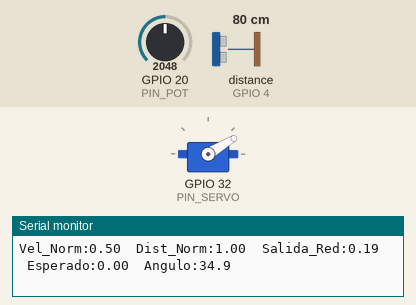
The sketch below on a simulated ESP32. Parts: servo, the last lines printed to the serial monitor. Wiring (inferred from the names in the program): ultrasonic range finder: trigger GPIO 5; echo GPIO 4. Inputs (shaded band) come from the test bench; at power-on: distance to the obstacle (sensor on GPIO 4) 80 cm, GPIO 20 (PIN_POT) = 2048 (analog values on the 0–4095 scale). The echo pulse lasts 58.3 µs per cm; servo pulses on a pin are drawn as a servo (544–2400 µs = 0–180°).

Above: at 1.2 s.
1.3 s: distance to the obstacle (sensor on GPIO 4) set to 2 cm
At 3.2 s:
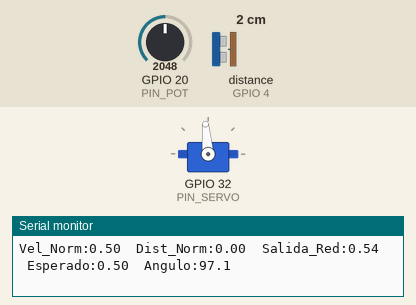
4.3 s: GPIO 20 (PIN_POT) set to 2866
At 5.5 s:
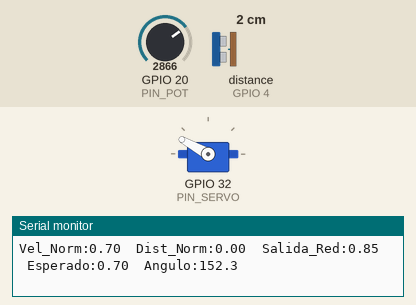
7.3 s: GPIO 20 (PIN_POT) set to 3603
At 9.0 s:
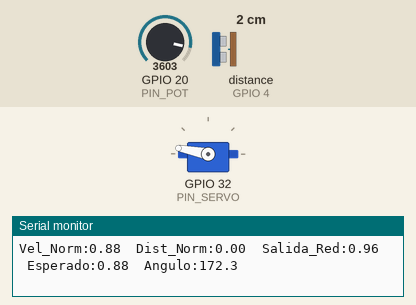
10.3 s: GPIO 20 (PIN_POT) set to 491
At 12.6 s:
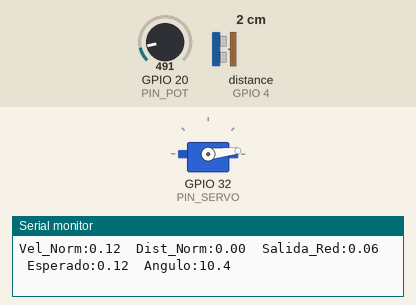
13.3 s: distance to the obstacle (sensor on GPIO 4) set to 18 cm
At 13.64 s:
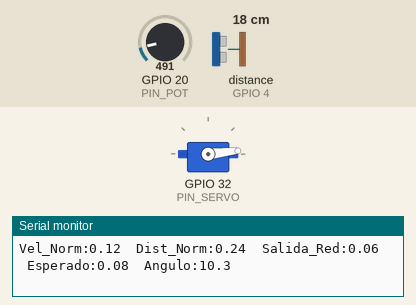
15.8 s: distance to the obstacle (sensor on GPIO 4) set to 35 cm
At 16.24 s:
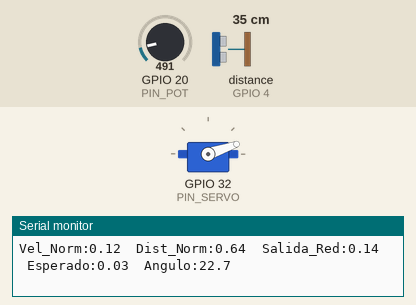
Timing chart, 0 to 18.8 s (numbered marks = the images above; inputs shaded):
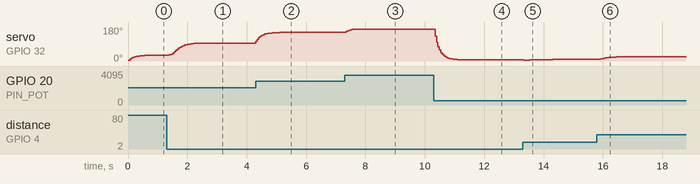

Measured:
- after the input at 1.3 s, servo on GPIO 32 (PIN_SERVO): moves from 31° to 95° over 1.2 s, starting after 0.06 s
- after the input at 4.3 s, servo on GPIO 32 (PIN_SERVO): moves from 95° to 151° over 0.80 s, starting at once
- after the input at 7.3 s, servo on GPIO 32 (PIN_SERVO): 151° → 169° after 0.05 s
- after the input at 10.3 s, servo on GPIO 32 (PIN_SERVO): moves from 169° to 6° over 0.90 s, starting at once
- after the input at 13.3 s, servo on GPIO 32 (PIN_SERVO): 6° → 5° at once, → 6° 0.20 s later, → 7° 0.20 s later, → 8° 0.56 s later
- after the input at 15.8 s, servo on GPIO 32 (PIN_SERVO): moves from 8° to 23° over 0.72 s, starting after 0.08 s

The sketch:

frenado_esp32.ino.ino
```cpp
#include <Arduino.h>
#include <math.h>

// Definicion de pines de hardware
const int PIN_POT   = 20;  // Entrada ADC: Potenciometro de 50 kOhm
const int PIN_TRIG  = 5;   // Salida digital: Trigger HC-SR04
const int PIN_ECHO  = 4;   // Entrada digital: Echo HC-SR04
const int PIN_SERVO = 32;  // Salida PWM: Servomotor MG90S

// Parametros de configuracion PWM (50 Hz, 12 bits)
const int PWM_FREQ = 50;
const int PWM_RES  = 12;

// Variables de estado para filtrado exponencial
float dist_filtrada_cm  = 50.0f;
float angulo_actual     = 0.0f;
int   lecturas_perdidas = 0;

// Matrices de pesos y vectores de sesgo
const float W1[2][4] = {
  {  1.4285, -0.8512,  1.1940,  0.9124 },
  { -1.6520, -1.1045, -1.3890, -0.9540 }
};
const float b1[4] = { -0.1240, 0.9850, -0.0520, 0.1120 };

const float W2[4][1] = {
  {  1.8920 },
  { -2.1450 },
  {  1.7640 },
  {  1.2310 }
};
const float b2[1] = { -1.4210 };

// Funciones de activacion
float relu(float x) {
  return (x > 0.0f) ? x : 0.0f;
}

float sigmoid(float x) {
  if (x < -15.0f) return 0.0f;
  if (x >  15.0f) return 1.0f;
  return 1.0f / (1.0f + expf(-x));
}

// Propagacion hacia adelante
float predecirRedNeuronal(float x1_vel, float x2_dist) {
  float ocultas[4];
  for (int j = 0; j < 4; j++) {
    float suma = (x1_vel * W1[0][j]) + (x2_dist * W1[1][j]) + b1[j];
    ocultas[j] = relu(suma);
  }

  float suma_salida = b2[0];
  for (int j = 0; j < 4; j++) {
    suma_salida += ocultas[j] * W2[j][0];
  }

  return sigmoid(suma_salida);
}

// Lectura y normalizacion del potenciometro (0.0 a 1.0)
float leerPotenciometroNorm() {
  long suma = 0;
  for (int i = 0; i < 8; i++) {
    suma += analogRead(PIN_POT);
    delay(1);
  }
  float promedio = suma / 8.0f;
  float norm = promedio / 4095.0f;
  return constrain(norm, 0.0f, 1.0f);
}

// Medicion y filtrado de distancia con sensor HC-SR04 (5 cm a 50 cm)
float leerDistanciaEstableCm() {
  digitalWrite(PIN_TRIG, LOW);
  delayMicroseconds(2);
  digitalWrite(PIN_TRIG, HIGH);
  delayMicroseconds(10);
  digitalWrite(PIN_TRIG, LOW);

  long duracion = pulseIn(PIN_ECHO, HIGH, 25000);
  float nueva_dist;

  if (duracion == 0) {
    lecturas_perdidas++;
    if (lecturas_perdidas > 8) {
      nueva_dist = 50.0f;
    } else {
      nueva_dist = dist_filtrada_cm;
    }
  } else {
    float cm = (duracion * 0.0343f) / 2.0f;
    if (cm < 2.0f) {
      nueva_dist = dist_filtrada_cm;
    } else {
      lecturas_perdidas = 0;
      nueva_dist = constrain(cm, 5.0f, 50.0f);
    }
  }

  // Filtro de media movil exponencial (EMA)
  dist_filtrada_cm = (0.70f * dist_filtrada_cm) + (0.30f * nueva_dist);
  return dist_filtrada_cm;
}

// Control de posicion del servomotor MG90S
void moverServo(float angulo) {
  angulo = constrain(angulo, 10.0f, 170.0f);
  int duty = (int)(102.0f + (angulo / 180.0f) * (491.0f - 102.0f));
  ledcWrite(PIN_SERVO, duty);
}

void setup() {
  Serial.begin(115200);
  pinMode(PIN_TRIG, OUTPUT);
  pinMode(PIN_ECHO, INPUT);
  analogReadResolution(12);

  ledcAttach(PIN_SERVO, PWM_FREQ, PWM_RES);
  moverServo(10.0f);
}

void loop() {
  // Adquisicion y normalizacion de entradas
  float x1_vel  = leerPotenciometroNorm();
  float dist_cm = leerDistanciaEstableCm();
  float x2_dist = (dist_cm - 5.0f) / (50.0f - 5.0f);

  // Inferencia de la red neuronal y calculo de referencia
  float y_nn = predecirRedNeuronal(x1_vel, x2_dist);
  float y_esperado = constrain(x1_vel * powf(1.0f - x2_dist, 1.5f), 0.0f, 1.0f);

  // Actualizacion suavizada del actuador
  float angulo_objetivo = y_nn * 180.0f;
  angulo_actual = (0.75f * angulo_actual) + (0.25f * angulo_objetivo);
  moverServo(angulo_actual);

  // Monitoreo serie para adquisicion de graficas
  static int contador_print = 0;
  contador_print++;
  if (contador_print >= 2) {
    contador_print = 0;
    Serial.print("Vel_Norm:");
    Serial.print(x1_vel, 2);
    Serial.print("\tDist_Norm:");
    Serial.print(x2_dist, 2);
    Serial.print("\tSalida_Red:");
    Serial.print(y_nn, 2);
    Serial.print("\tEsperado:");
    Serial.print(y_esperado, 2);
    Serial.print("\tAngulo:");
    Serial.println(angulo_actual, 1);
  }

  delay(40);
}
```
